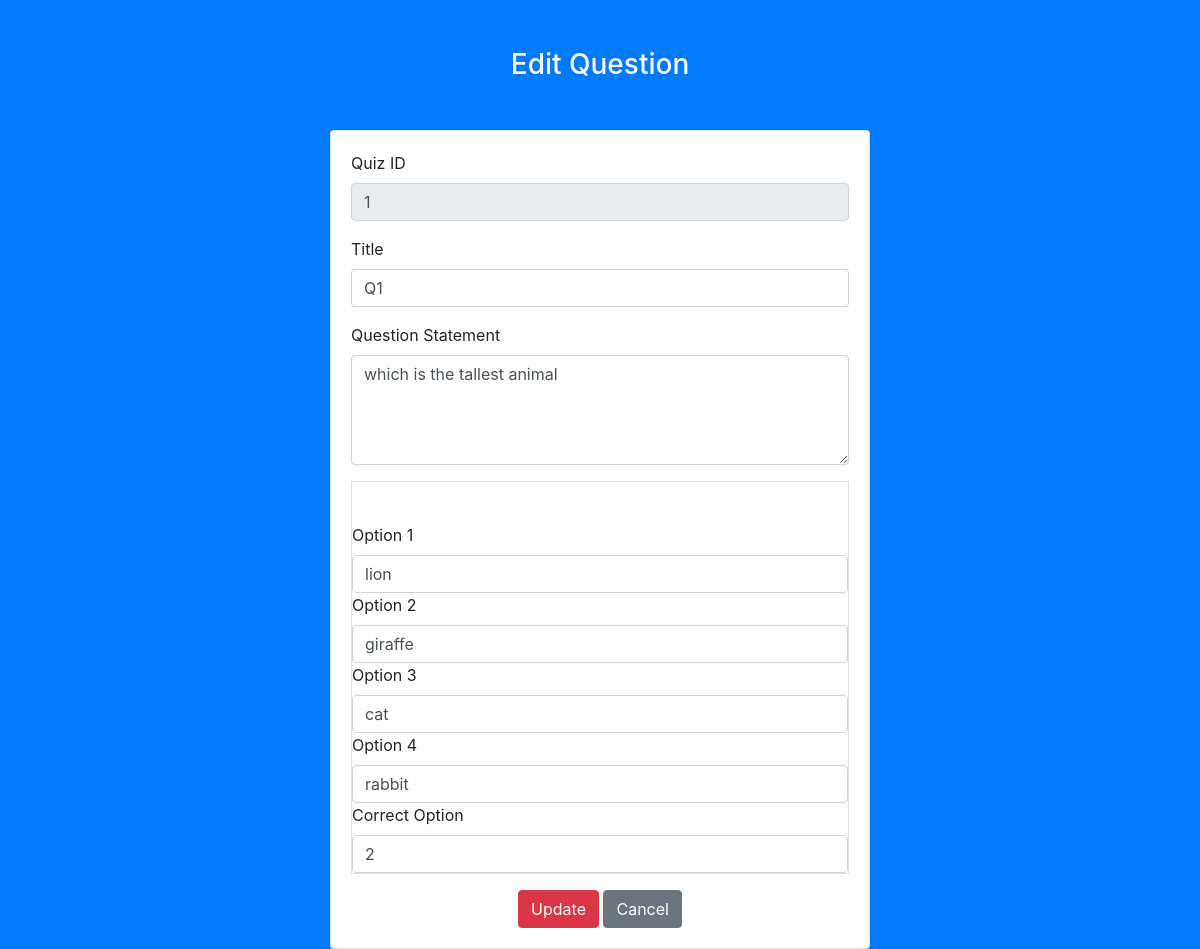
The page /editQuestion/1 on the database its author committed.
### app.py (models this page shows)
class Question(db.Model):
    __tablename__ = 'question'
    q_id = db.Column(db.Integer, autoincrement=True, primary_key=True)
    q_title=db.Column(db.String(50),nullable=False)
    q_statement = db.Column(db.String(100), unique=True, nullable=False)
    opt_1 = db.Column(db.String(50),nullable=False)
    opt_2 = db.Column(db.String(50),nullable=False)
    opt_3 = db.Column(db.String(50),nullable=False)
    opt_4 = db.Column(db.String(50),nullable=False)
    c_opt = db.Column(db.Integer,nullable=False)
    quiz_id = db.Column(db.Integer, db.ForeignKey("quiz.quiz_id", ondelete="CASCADE"), nullable=False)

### app.py (the view, shortened to what this page needs)
@app.route("/editQuestion/<int:q_id>", methods=["GET", "POST"])
def edit_question(q_id):
    ques = Question.query.get(q_id)
    return render_template("editQuestion.html", question=ques)

### app.py (called while the page is built)
@app.before_request
def create_tables():
    db.create_all()
    if not User.query.filter_by(email="Admin12@gmail.com").first():
        admin=User(name="Admin", email="Admin12@gmail.com", password=generate_password_hash("Silvia06@10"), std=0, dob=datetime.strptime("2006-06-01", "%Y-%m-%d").date(),admin=True)
        db.session.add(admin)
        db.session.commit()

### templates/editQuestion.html (shortened to what this page needs)
<!DOCTYPE html>
<html lang="en">
<head>
  <link rel="stylesheet"
          href="https://maxcdn.bootstrapcdn.com/bootstrap/4.0.0/css/bootstrap.min.css" />
</head>
<body class="bg-primary">
<div class="container pt-5">
	<h3 class="strong text-center text-white">Edit Question</h3>
</div>
<div class="container mt-5">
        <div class="row justify-content-center">
            <div class="col-md-6">
                <div class="card">
                    <div class="card-body">
                        <form id="editQuestionForm" action="{{ url_for('edit_question', q_id=question.q_id) }}" method="POST">
                            <div class="form-group">
                                <label for="chapID">
                                    Quiz ID
                                </label>
                                <input type="number"
                                       class="form-control"
                                       id="chapID" name="chapID" value="{{ question.quiz_id}}" readonly="readonly"
                                        required />
                            </div>
                            <div class="form-group">
                                <label for="title">
                                    Title
                                </label>
                                <input type="text"
                                       class="form-control"
                                       id="title" name="title" value="{{question.q_title}}"
                                        required />
                            </div>
                            <div class="form-group">
                                <label for="stat">
                                    Question Statement
                                </label>
                                <textarea class="form-control" id="stat" name="stat" rows="4">{{ question.q_statement }}</textarea>
                            </div>
                            <div class="form-group border">
                                <h3 class="strong text-center text-white">Single Option Correct</h3>
                                <label for="op1">
                                    Option 1
                                </label>
                                <input type="text"
                                       class="form-control"
                                       id="op1" name="op1" value="{{question.opt_1}}"
                                        required />
                                <label for="op2">
                                    Option 2
                                </label>
                                <input type="text"
                                class="form-control"
                               id="op2" name="op2" value = "{{question.opt_2}}"
                                required />
                                <label for="op3">
                                    Option 3
                                </label>
                                <input type="text"
                                       class="form-control"
                                       id="op3" name="op3" value="{{question.opt_3}}"
                                        required />
                                        <label for="op4">
                                            Option 4
                                        </label>
                                        <input type="text"
                                               class="form-control"
                                               id="op4" name="op4" value="{{question.opt_4}}"
                                                required />
                                        <label for="copt">
                                            Correct Option
                                        </label>
                                        <input type="number"
                                                class="form-control"
                                                id="copt" name="copt" value="{{question.c_opt}}"
                                                required />
                            </div>
			    <div class="text-center">
                            <button class="btn btn-danger">
                                Update
                            </button>
                            <a href="{{ url_for('quiz_Management') }}" class="btn btn-secondary">Cancel</a>
                            </div>
                        </form>
                    </div>
                </div>
            </div>
        </div>
    </div>
</body>
</html>

### rows shown on the page
Question: chapID "1", title "Q1", stat "which is the tallest animal", op1 "lion", op2 "giraffe", op3 "cat", op4 "rabbit", copt "2"
